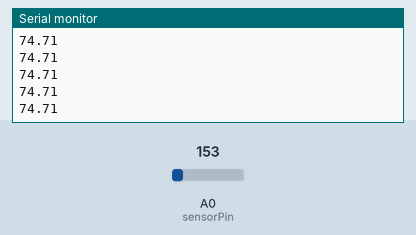
Simulated run of this sketch. Board: Arduino Uno, built with avr-gcc and run on an emulated ATmega328P. Shown: the last lines printed to the serial monitor. Inputs (shaded band) come from the test bench; at power-on: A0 (sensorPin) = 153.

Above: at 1.2 s.
1.3 s: A0 (sensorPin) set to 165
At 2.0 s:
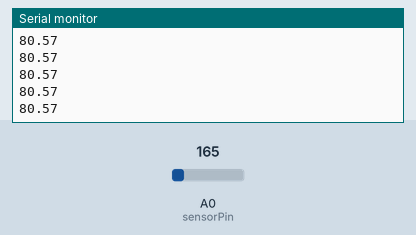
2.8 s: A0 (sensorPin) set to 175
At 3.4 s:
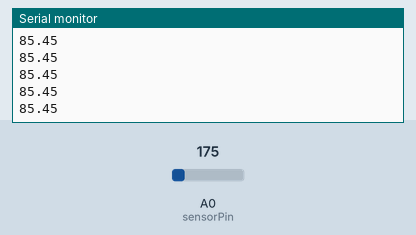
Timing chart, 0 to 5.8 s (numbered marks = the images above; inputs shaded):
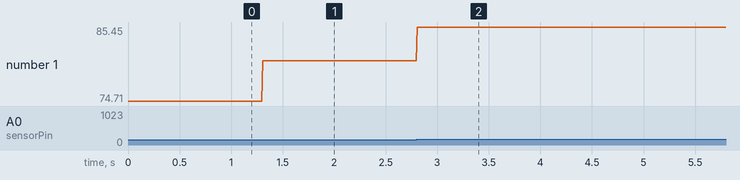

Measured:
- after the input at 1.3 s, the serial monitor: prints a new line at once (image 1)
- after the input at 2.8 s, the serial monitor: prints a new line at once (image 2)
- plotted number 1: 74.71 → 80.57 after the input at 1.3 s, 80.57 → 85 after the input at 2.8 s

The sketch:

IoT_temperature.ino
```cpp
// Define the analog pin, the TMP36's Vout pin is connected to
#define sensorPin A0

void setup() {
  // Begin serial communication at 9600 baud rate
  Serial.begin(9600);
}

void loop() {
  // Get the voltage reading from the TMP36
  int reading = analogRead(sensorPin);

  // Convert that reading into voltage
  float voltage = reading * (5.0 / 1024.0);

  // Convert the voltage into the temperature in Celsius
  float temperatureC = voltage * 100;

  // Print the temperature in Celsius
  Serial.println(temperatureC);
  delay(10); // wait a 10 miliseconds between readings
}
```
